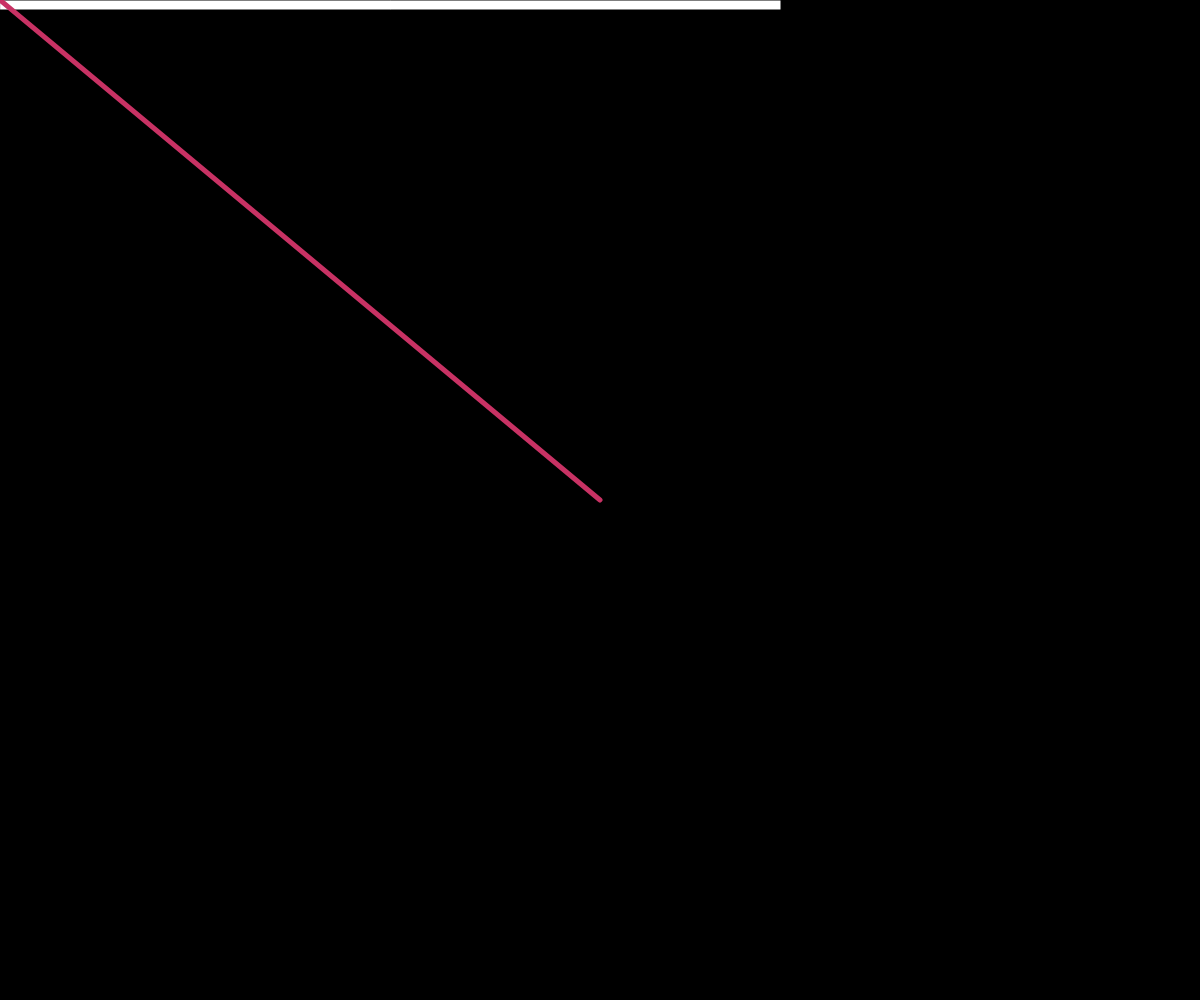
Frame 1 (no input)
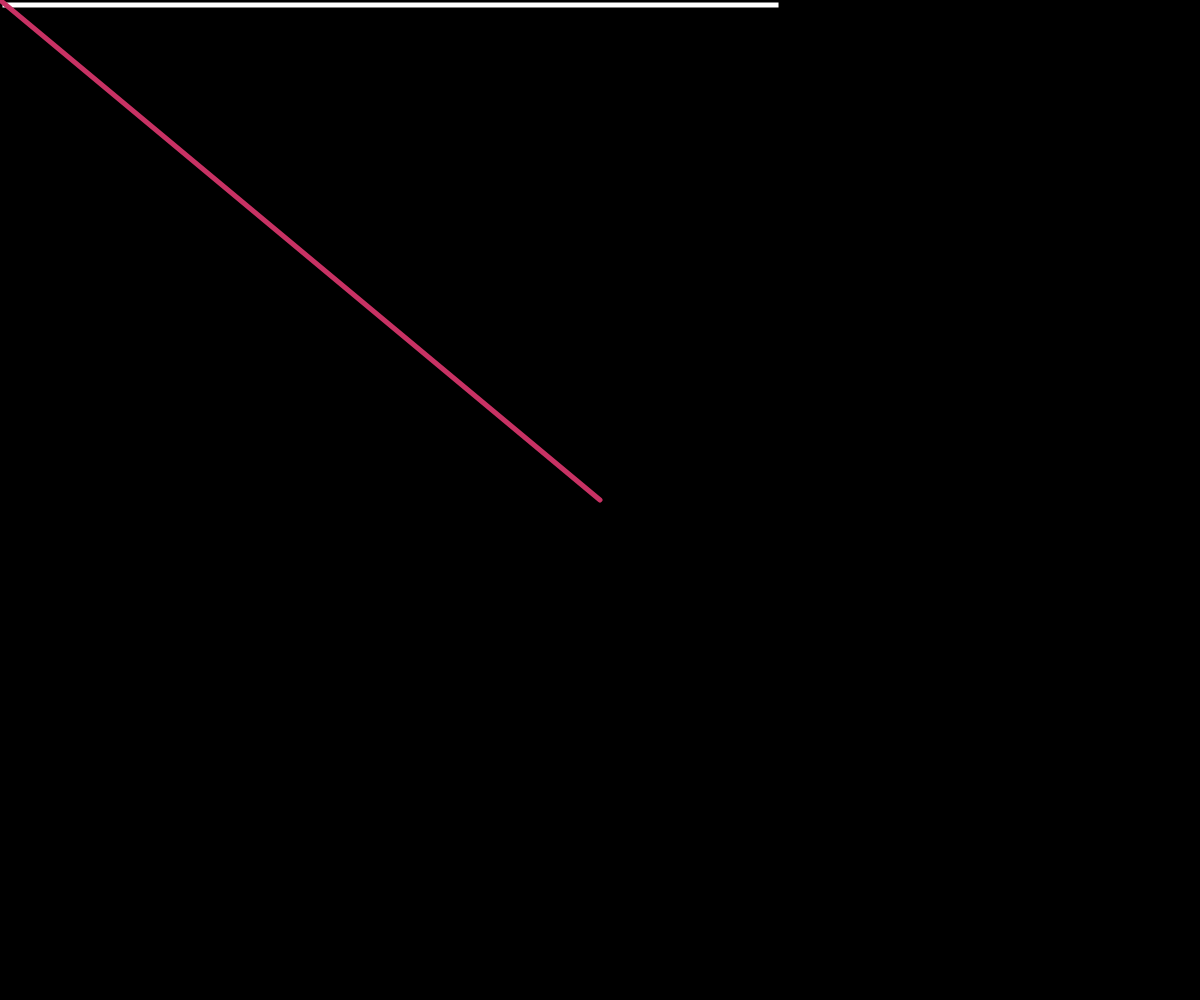
Frame 60 (no input)
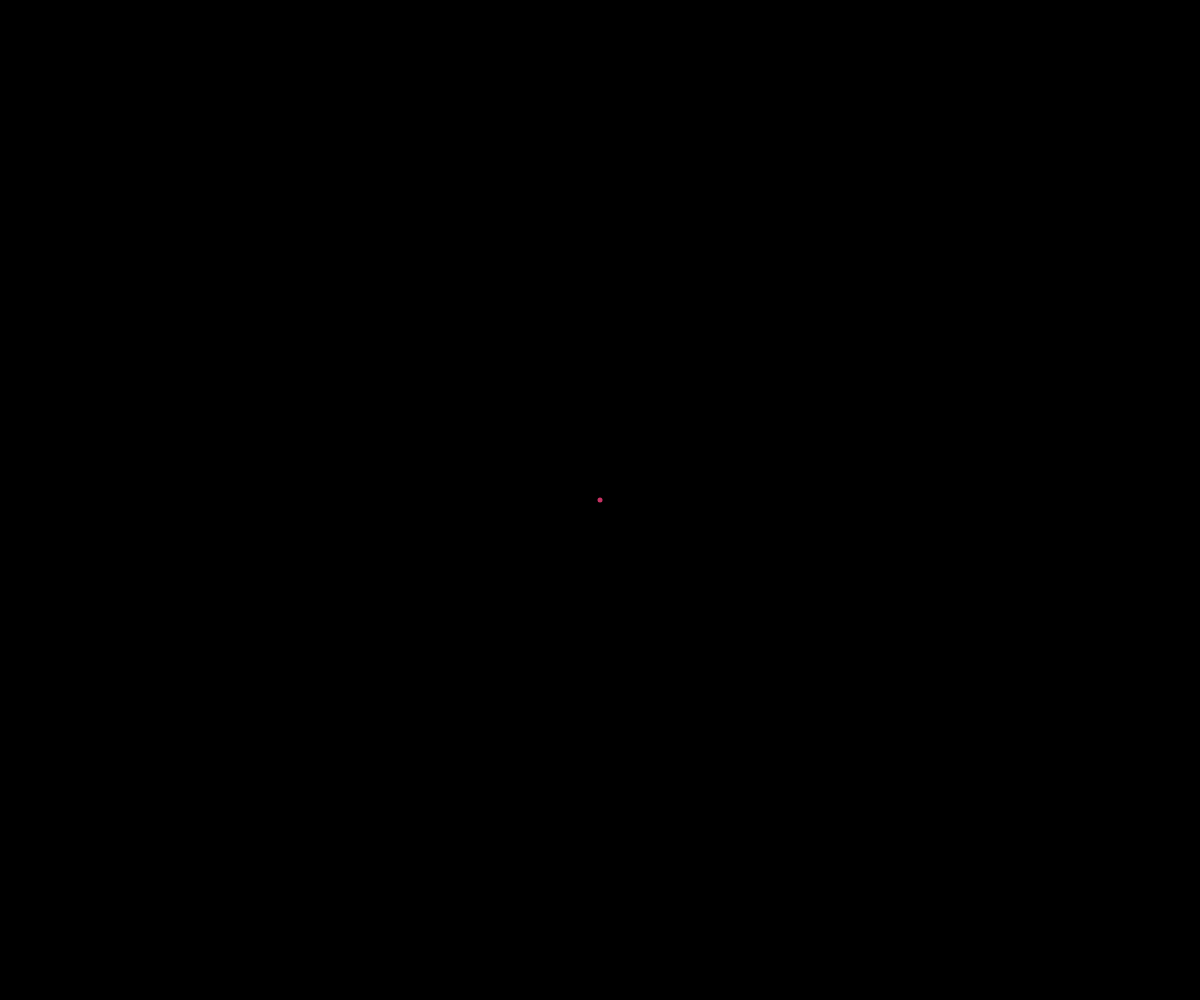
Frame 120 (the mouse pressed at the canvas centre since frame 60)

The p5.js sketch that drew these frames (run headless with seeded random() and noise() and a simulated clock; from frame 60 on, the mouse is pressed at the canvas centre):

// p5.js sketch
// ── sketch.js
// ------------------------------------------------- //
// 05/02/2018
// Evan MacHale - N00150552
// Interactive Graphics Module Year 3
// The Nature of Code by Daniel Shiffman
// Vectors // 1.4 Vector Magnitude
// Capturing the magnitude of a vector
// http://natureofcode.com/book/chapter-1-vectors/
// ------------------------------------------------- //
function setup() {
  createCanvas(windowWidth,windowHeight);
}

function draw() {
  background(0);
  noStroke();
  fill(0,15);
  rect(0,0,width,height);
  // Capture mouse co-ordinates + centre of window as vectors
  var mouse = createVector(mouseX, mouseY);
  var centre = createVector(width/2,height/2);
  // 'vectorLine' is our resultant
  var vectorLine = mouse.sub(centre);
  // Returns the magnitude (length) of a vector from (0,0) to (a,b)
  // https://p5js.org/reference/#/p5/mag
  var m = vectorLine.mag();
  // Here we define a 'measuring tape' to track the magnitude
  fill(255);
  stroke(0);
  rect(0,0,m,10);
  // Translate window as before
  translate(width/2,height/2);
  strokeWeight(5);
  stroke(200,50,100);
  line(0,0,vectorLine.x,vectorLine.y);
}
